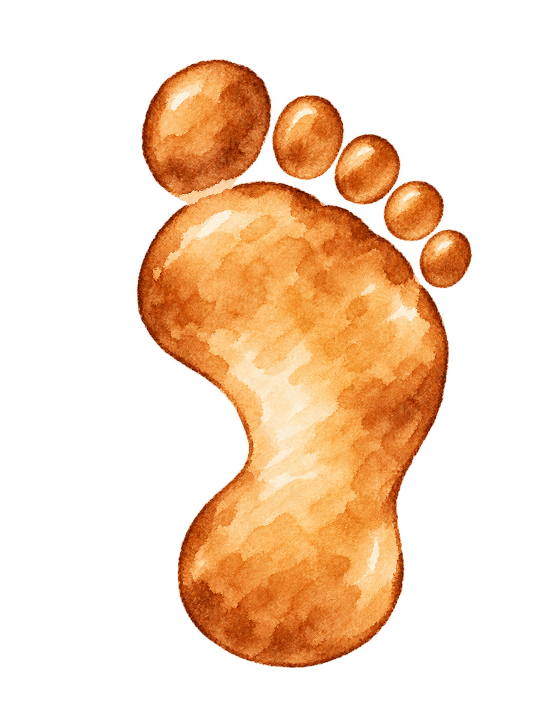
#> input picture games/xiaoyu-cocos/docs/design/approved-reference/travel_footprint_cute/generated_master.png, 1086 x 1448 px (shown at 1/2 size)
$ python prepare.py
#> lines starting #> are read from the running program, lines starting #| are printed output that depends on the picture
"""Reproducible alpha-preserving runtime downsample. Master never ships."""
from pathlib import Path
from PIL import Image
import hashlib,json
here=Path(__file__).resolve().parent
root=here.parents[1]
source=here/'generated_master.png'
im=Image.open(source).convert('RGBA')
#> im is the input picture: PIL image 1086x1448 RGBA; mean R, G, B, A 79.2, 48.9, 23.6, 83.6
bounds=im.getchannel('A').point(lambda a:255 if a>8 else 0).getbbox()
#> bounds = (273, 117, 945, 1336)
bounds=(max(0,bounds[0]-8),max(0,bounds[1]-8),min(im.width,bounds[2]+8),min(im.height,bounds[3]+8))
#> bounds = (265, 109, 953, 1344)
art=im.crop(bounds);art.thumbnail((88,120),Image.Resampling.LANCZOS)
#> after `art = im.crop(bounds)`:
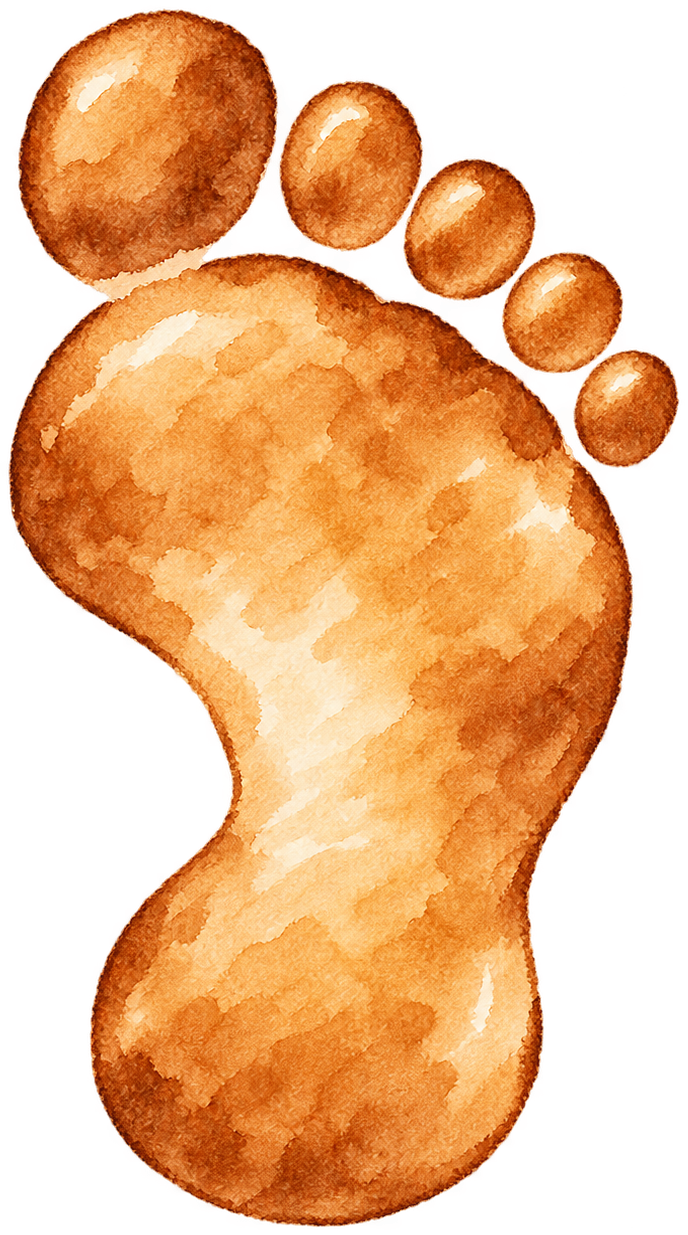
#> art: PIL image 688x1235 RGBA; mean R, G, B, A 146.5, 90.5, 43.7, 154.7; transparent parts drawn white
#> after `art.thumbnail((88, 120), Image.Resampling.LANCZOS)`:
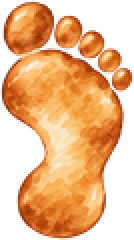
#> art: PIL image 67x120 RGBA (shown 2 times larger); mean R, G, B, A 150.7, 92.7, 44.5, 154.7; transparent parts drawn white
canvas=Image.new('RGBA',(96,128),(0,0,0,0));canvas.alpha_composite(art,((96-art.width)//2,(128-art.height)//2))
#> after `canvas = Image.new('RGBA', (96, 128), (0, 0, 0, 0))`: canvas: PIL image 96x128 RGBA; every value is 0
#> after `canvas.alpha_composite(art, ((96 - art.width) // 2, (128 - art.height)`:
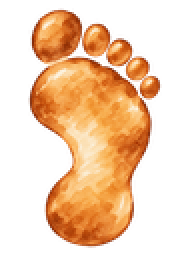
#> canvas: PIL image 96x128 RGBA (shown 2 times larger); mean R, G, B, A 98.6, 60.7, 29.1, 101.2; transparent parts drawn white
# Explicit replacement of the existing runtime identity avoids two resident prints.
dest=root/'games/travel_woodfish/project/travel/assets/travel_footprint_ink_v1.png'
canvas.save(dest,optimize=True)
manifest={'requirement':'W5','origin':'OpenAI built-in image_gen style-transfer of the inspected rejected footprint, 2026-10-07','master_sha256':hashlib.sha256(source.read_bytes()).hexdigest(),'master_size':list(im.size),'crop':bounds,'output':str(dest.relative_to(root)),'output_sha256':hashlib.sha256(dest.read_bytes()).hexdigest(),'source_size':[96,128],'runtime_display_box':[26,35],'dpr_1_2_3':'96x128 source exceeds 3x largest settled display and covers entrance scale up to 35.1x47.25 at DPR2; enlarged entrance DPR3 may mildly upscale','alpha':'generated genuine transparency, alpha-preserving crop/resize only','rgba_bytes':49152,'mipmaps':False,'admission_estimate_bytes':114688,'pack':'travel.pck; declared travel_visual group; same replaced resource identity','viewed':'Original old runtime, full generated master, and runtime small-scale preview were inspected','validation':'Candidate; official importer pixel/hash check and aggregate cold pack pending'}
(here/'provenance.json').write_text(json.dumps(manifest,ensure_ascii=False,indent=2)+'\n')

$ run again, with games/xiaoyu-cocos/docs/design/approved-reference/travel_footprint_cute/rejected_runtime.png copied over games/xiaoyu-cocos/docs/design/approved-reference/travel_footprint_cute/generated_master.png
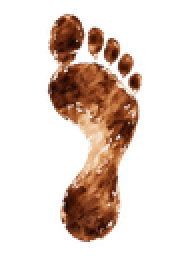
#> input picture games/xiaoyu-cocos/docs/design/approved-reference/travel_footprint_cute/rejected_runtime.png, 96 x 128 px (shown 2 times larger)
#> im is the input picture: PIL image 96x128 RGBA; mean R, G, B, A 43.1, 25.3, 15.3, 61.6
#> `bounds=im.getchannel('A').point(lambda a:255 if a>8 else 0).getbbox()`: bounds = (23, 6, 71, 122)
#> `bounds=(max(0,bounds[0]-8),max(0,bounds[1]-8),min(im.width,bounds[2]+8..`: bounds = (15, 0, 79, 128)
#> `art = im.crop(bounds)`:
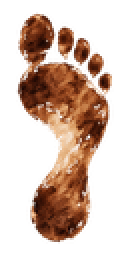
#> art: PIL image 64x128 RGBA (shown 2 times larger); mean R, G, B, A 64.6, 38, 22.9, 92.3; transparent parts drawn white
#> art: PIL image 60x120 RGBA
#> canvas: PIL image 96x128 RGBA; every value is 0
#> `canvas.alpha_composite(art, ((96 - art.width) // 2, (128 - art.height)`:
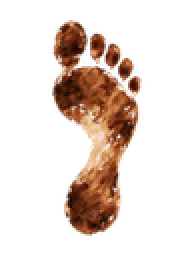
#> canvas: PIL image 96x128 RGBA (shown 2 times larger); mean R, G, B, A 39.6, 23.1, 14.1, 54.1; transparent parts drawn white
